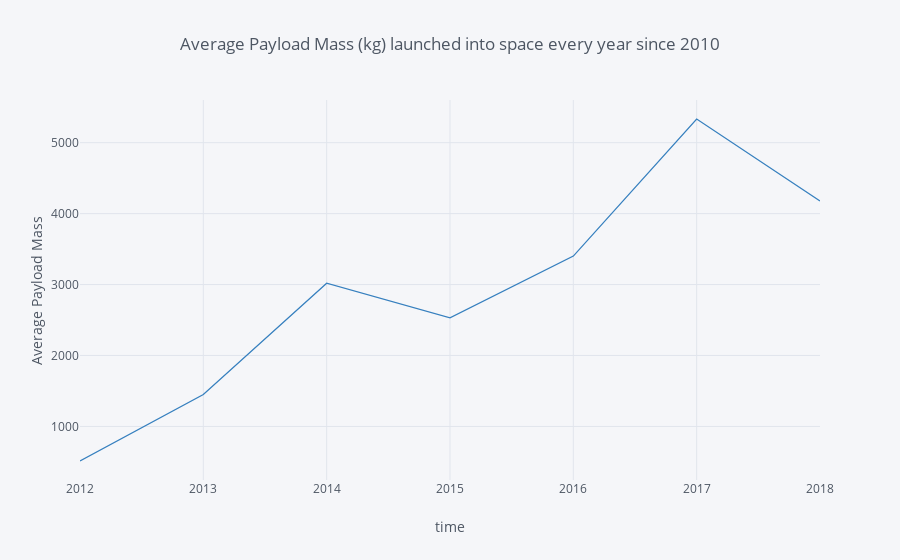

Notebook cell for this chart:
### Code cell
spacex_groupby = spacex.groupby('Year', as_index=False).agg({'Payload Mass v2':'mean'})
spacex_groupby.sort_values(by=['Year'], inplace=True)
spacex_groupby = spacex_groupby.dropna()
print(spacex_groupby.head())


spacex_groupby.iplot(kind='line', x='Year', xTitle='time',
           yTitle='Average Payload Mass', title='Average Payload Mass (kg) launched into space every year since 2010',
           color = 'blue')

### Figure 1 — Plotly figure (JSON) as saved in the notebook; plotly's stock layout.template omitted (floating-point values rounded to 4 significant figures)
{"data": [{"line": {"color": "rgba(55, 128, 191, 1.0)", "dash": "solid", "shape": "linear", "width": 1.3}, "mode": "lines", "name": "Payload Mass v2", "text": "", "type": "scatter", "uid": "340e5df6-27c5-4b68-ac31-448fac8efdda", "x": [2012, 2013, 2014, 2015, 2016, 2017, 2018], "y": [512.5, 1449, 3019.0, 2531.0, 3402.0, 5334, 4178.0]}], "layout": {"legend": {"bgcolor": "#F5F6F9", "font": {"color": "#4D5663"}}, "paper_bgcolor": "#F5F6F9", "plot_bgcolor": "#F5F6F9", "title": {"font": {"color": "#4D5663"}, "text": "Average Payload Mass (kg) launched into space every year since 2010"}, "xaxis": {"gridcolor": "#E1E5ED", "showgrid": true, "tickfont": {"color": "#4D5663"}, "title": {"font": {"color": "#4D5663"}, "text": "time"}, "zerolinecolor": "#E1E5ED"}, "yaxis": {"gridcolor": "#E1E5ED", "showgrid": true, "tickfont": {"color": "#4D5663"}, "title": {"font": {"color": "#4D5663"}, "text": "Average Payload Mass"}, "zerolinecolor": "#E1E5ED"}}}
